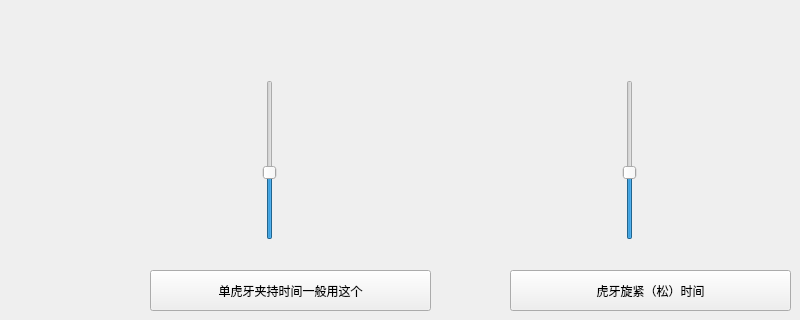
      <widget class="QWidget" name="page_20">
       <widget class="QPushButton" name="pushButton_120">
        <property name="geometry">
         <rect>
          <x>150</x>
          <y>270</y>
          <width>281</width>
          <height>41</height>
         </rect>
        </property>
        <property name="text">
         <string>单虎牙夹持时间一般用这个</string>
        </property>
        <property name="checkable">
         <bool>true</bool>
        </property>
       </widget>
       <widget class="QSlider" name="verticalSlider_23">
        <property name="geometry">
         <rect>
          <x>260</x>
          <y>80</y>
          <width>19</width>
          <height>160</height>
         </rect>
        </property>
        <property name="maximum">
         <number>120</number>
        </property>
        <property name="value">
         <number>50</number>
        </property>
        <property name="orientation">
         <enum>Qt::Vertical</enum>
        </property>
       </widget>
       <widget class="QSlider" name="verticalSlider_24">
        <property name="geometry">
         <rect>
          <x>620</x>
          <y>80</y>
          <width>19</width>
          <height>160</height>
         </rect>
        </property>
        <property name="maximum">
         <number>120</number>
        </property>
        <property name="value">
         <number>50</number>
        </property>
        <property name="orientation">
         <enum>Qt::Vertical</enum>
        </property>
       </widget>
       <widget class="QPushButton" name="pushButton_121">
        <property name="geometry">
         <rect>
          <x>510</x>
          <y>270</y>
          <width>281</width>
          <height>41</height>
         </rect>
        </property>
        <property name="text">
         <string>虎牙旋紧（松）时间</string>
        </property>
        <property name="checkable">
         <bool>true</bool>
        </property>
       </widget>
      </widget>
